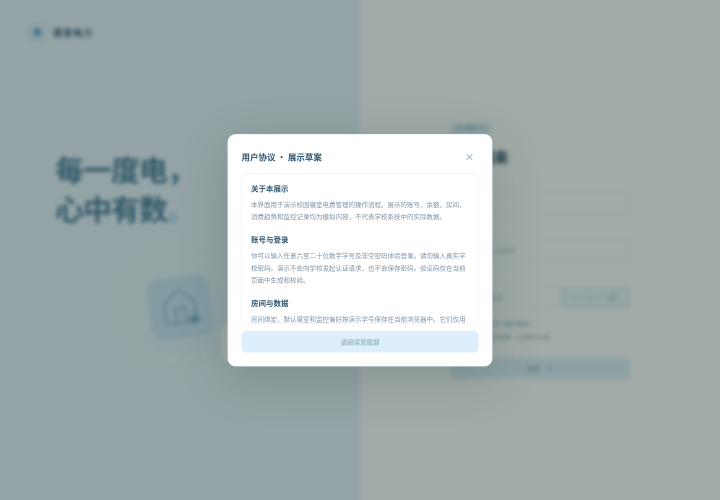
#> input picture docs/acceptance/frontend/reference/1440-agreement.png, 1440 x 1000 px, given in place of 1440-login.png, which was not available (shown at 1/2 size)
$ python compare-ui-screenshots.py ../../docs/acceptance/frontend/reference
#> lines starting #> are read from the running program, lines starting #| are printed output that depends on the picture; pictures that were not available may be replaced by others from this repository, and a replacement may not be noted
"""拼接既有同视口参考截图；仅处理合成验收图片，不访问业务服务。"""

import sys
from pathlib import Path

from PIL import Image, ImageDraw


def main():
    root = Path(sys.argv[1])
    for width in (1440, 375):
        for page in ("login", "monitor", "rooms", "details", "overview"):
            before = Image.open(root / "reference" / f"{width}-{page}.png").convert("RGB")
#> before is the input picture: PIL image 1440x1000 RGB; mean R, G, B 168.2, 179.5, 179.4
            after = Image.open(root / "ui-fixes" / f"{width}-{page}.png").convert("RGB")
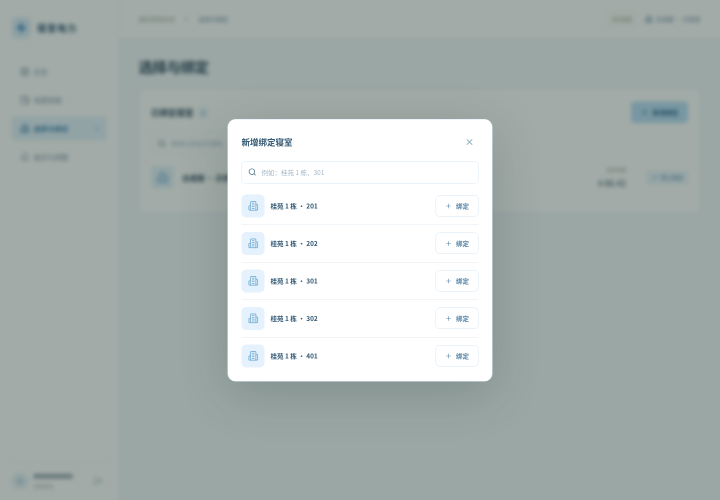
#> input picture docs/acceptance/frontend/reference/1440-binding.png, 1440 x 1000 px, given in place of 1440-login.png, which was not available (shown at 1/2 size)
#> after is the input picture: PIL image 1440x1000 RGB; mean R, G, B 174, 183.2, 181.4
            assert before.width == after.width == width
            canvas = Image.new("RGB", (width * 2 + 20, max(before.height, after.height) + 30), "white")
#> canvas: PIL image 2900x1030 RGB; every value is 255
            draw = ImageDraw.Draw(canvas)
            draw.text((8, 8), "REFERENCE", fill="black")
            draw.text((width + 28, 8), "CURRENT 0.18.1", fill="black")
            canvas.paste(before, (0, 30))
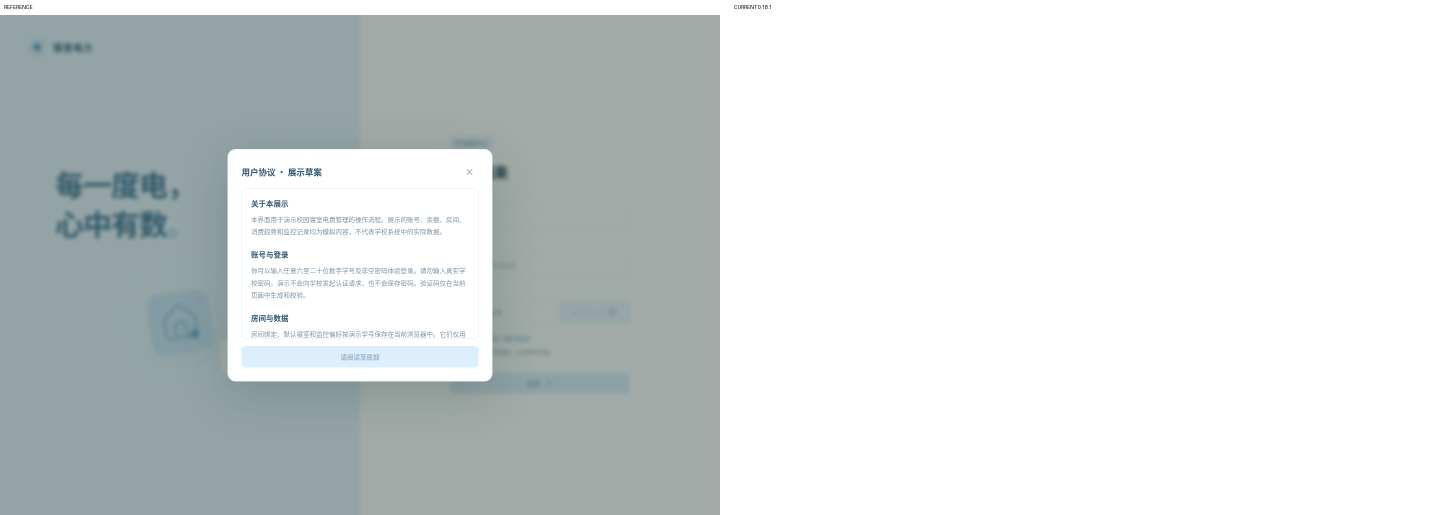
#> canvas: PIL image 2900x1030 RGB (shown at 1/2 size); mean R, G, B 213.1, 218.6, 218.5
            canvas.paste(after, (width + 20, 30))
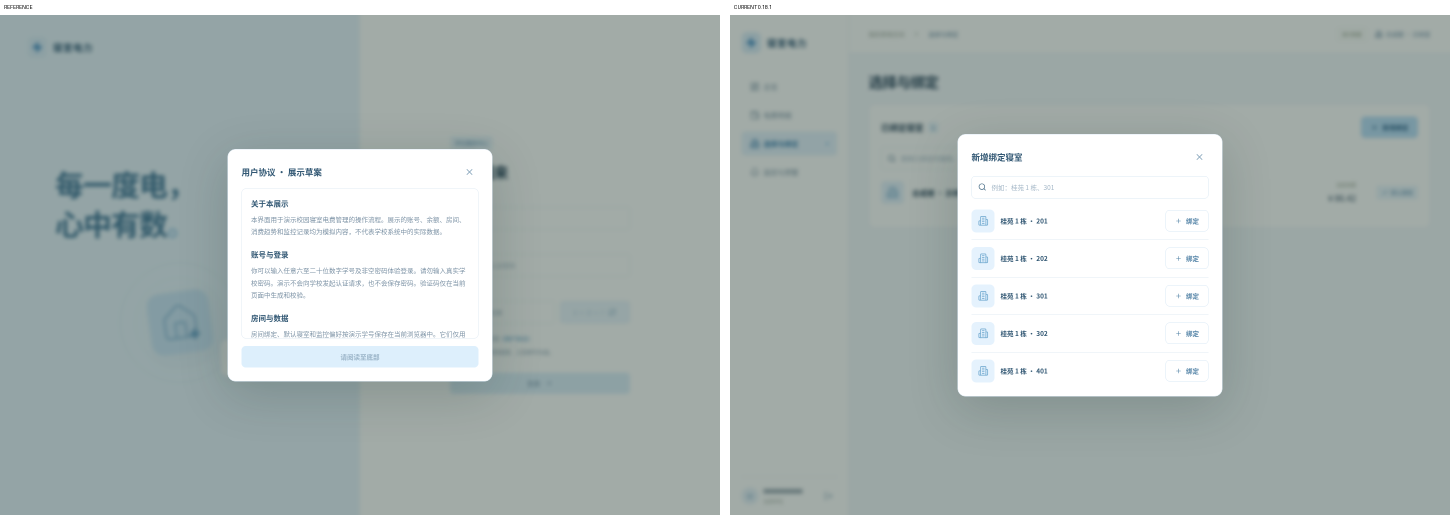
#> canvas: PIL image 2900x1030 RGB (shown at 1/2 size); mean R, G, B 174.1, 184, 183
            canvas.save(root / "ui-fixes" / f"compare-{width}-{page}.png")
    print("已生成10张同视口参考/修复后对照图")


if __name__ == "__main__":
#> (the run stopped early here; a loop or call above may not have finished)
